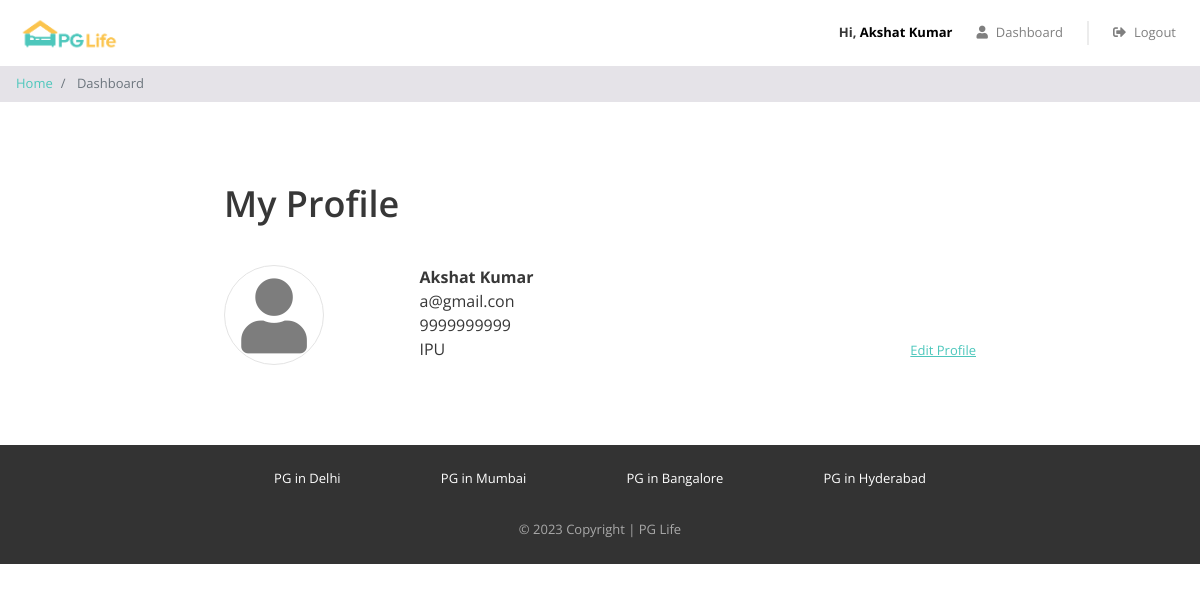
/dashboard.php (signed in), run on the app's committed database.
### tables this page shows
CREATE TABLE `users` (
  `id` int(11) NOT NULL,
  `email` varchar(400) NOT NULL,
  `password` varchar(400) NOT NULL,
  `full_name` varchar(400) NOT NULL,
  `phone` varchar(80) NOT NULL,
  `gender` enum('male','female') NOT NULL DEFAULT 'male',
  `college_name` varchar(400) NOT NULL
);

### dashboard.php (the view, shortened to what this page needs)
<?php
require "includes/database_connect.php";
$user_id = $_SESSION['user_id'];
$sql_1 = "SELECT * FROM users WHERE id = $user_id";
$result_1 = mysqli_query($conn, $sql_1);
$user = mysqli_fetch_assoc($result_1);
?>
<!DOCTYPE html>
<html lang="en">
<head>
    <?php
    include "includes/head_links.php";
    ?>
    <link href="css/dashboard.css" rel="stylesheet" />
</head>
<body>
    <?php
    include "includes/header.php";
    ?>
    <nav aria-label="breadcrumb">
        <ol class="breadcrumb py-2">
            <li class="breadcrumb-item">
                <a href="index.php">Home</a>
            </li>
            <li class="breadcrumb-item active" aria-current="page">
                Dashboard
            </li>
        </ol>
    </nav>
    <div class="my-profile page-container">
        <h1>My Profile</h1>
        <div class="row">
            <div class="col-md-3 profile-img-container">
                <i class="fas fa-user profile-img"></i>
            </div>
            <div class="col-md-9">
                <div class="row no-gutters justify-content-between align-items-end">
                    <div class="profile">
                        <div class="name"><?= $user['full_name'] ?></div>
                        <div class="email"><?= $user['email'] ?></div>
                        <div class="phone"><?= $user['phone'] ?></div>
                        <div class="college"><?= $user['college_name'] ?></div>
                    </div>
                    <a style="text-decoration: underline; cursor:pointer; font-size:small; color:#4dc7bc" type="link" data-toggle="modal" data-target="#update-modal">Edit Profile</a>
                </div>
            </div>
        </div>
    </div>
    <?php
    include "includes/footer.php";
    ?>
</body>
</html>

### css/common.css (style rules this page uses)
* { box-sizing: border-box; font-family: 'Open Sans', sans-serif; }
body { color: #373737; font-size: 16px; position: relative; }
h1, h2, h3, h4, h5, h6 { font-weight: 600; }
h1 { font-size: 36px; margin-bottom: 40px; }
.breadcrumb { background-color: #e5e3e8; font-size: 13px; border-radius: 0px; margin-bottom: 0px; }
.page-container { max-width: 800px; padding: 80px 24px; margin: auto; }

### css/dashboard.css (style rules this page uses)
.profile-img { color: #7d7d7d; font-size: 75px; text-align: center; border: 1px solid #e4e4e4; border-radius: 50%; height: 100px; width: 100px; line-height: 100px; }
.profile .name { font-weight: bold; }

### data on the page
users: full_name "Akshat Kumar", email "a@gmail.con", phone "9999999999", college_name "IPU"

### other printed values
$_SESSION["full_name"] "Akshat Kumar"
